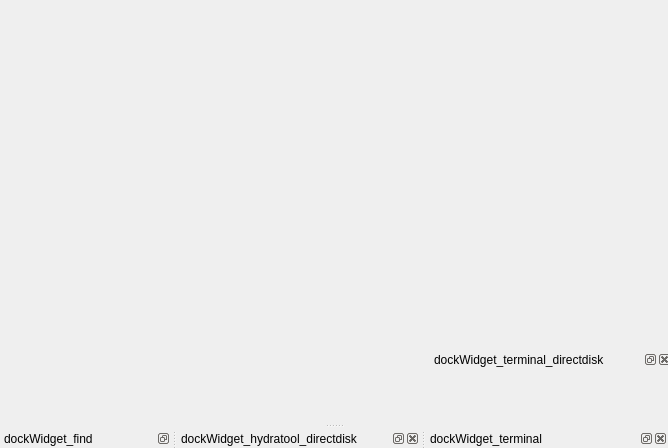
<?xml version="1.0" encoding="UTF-8"?>
<ui version="4.0">
 <class>MainWindow</class>
 <widget class="QMainWindow" name="MainWindow">
  <property name="geometry">
   <rect>
    <x>0</x>
    <y>0</y>
    <width>668</width>
    <height>448</height>
   </rect>
  </property>
  <property name="windowTitle">
   <string>Trace Terminal</string>
  </property>
  <widget class="QWidget" name="centralWidget">
   <property name="mouseTracking">
    <bool>true</bool>
   </property>
   <property name="acceptDrops">
    <bool>true</bool>
   </property>
   <widget class="QDockWidget" name="dockWidget_terminal_directdisk">
    <property name="enabled">
     <bool>true</bool>
    </property>
    <property name="geometry">
     <rect>
      <x>430</x>
      <y>350</y>
      <width>242</width>
      <height>38</height>
     </rect>
    </property>
    <property name="features">
     <set>QDockWidget::AllDockWidgetFeatures</set>
    </property>
    <property name="windowTitle">
     <string>dockWidget_terminal_directdisk</string>
    </property>
    <widget class="QWidget" name="dockWidgetContents_directdisk_2"/>
   </widget>
  </widget>
  <widget class="QMenuBar" name="menuBar">
   <property name="enabled">
    <bool>false</bool>
   </property>
   <property name="geometry">
    <rect>
     <x>0</x>
     <y>0</y>
     <width>668</width>
     <height>21</height>
    </rect>
   </property>
  </widget>
  <widget class="QDockWidget" name="dockWidget_find">
   <property name="enabled">
    <bool>true</bool>
   </property>
   <property name="toolTip">
    <string>Filter RegEx Search Results</string>
   </property>
   <property name="floating">
    <bool>false</bool>
   </property>
   <property name="features">
    <set>QDockWidget::DockWidgetFloatable|QDockWidget::DockWidgetMovable</set>
   </property>
   <property name="windowTitle">
    <string>dockWidget_find</string>
   </property>
   <attribute name="dockWidgetArea">
    <number>8</number>
   </attribute>
   <widget class="QWidget" name="dockWidgetContents_find"/>
  </widget>
  <widget class="QDockWidget" name="dockWidget_hydratool_directdisk">
   <property name="enabled">
    <bool>true</bool>
   </property>
   <property name="features">
    <set>QDockWidget::AllDockWidgetFeatures</set>
   </property>
   <property name="windowTitle">
    <string>dockWidget_hydratool_directdisk</string>
   </property>
   <attribute name="dockWidgetArea">
    <number>8</number>
   </attribute>
   <widget class="QWidget" name="dockWidgetContents_directdisk"/>
  </widget>
  <widget class="QDockWidget" name="dockWidget_terminal">
   <property name="enabled">
    <bool>true</bool>
   </property>
   <property name="autoFillBackground">
    <bool>false</bool>
   </property>
   <property name="features">
    <set>QDockWidget::AllDockWidgetFeatures</set>
   </property>
   <property name="allowedAreas">
    <set>Qt::AllDockWidgetAreas</set>
   </property>
   <property name="windowTitle">
    <string>dockWidget_terminal</string>
   </property>
   <attribute name="dockWidgetArea">
    <number>8</number>
   </attribute>
   <widget class="QWidget" name="dockWidgetContents_terminal"/>
  </widget>
  <action name="actionExit">
   <property name="text">
    <string>Exit</string>
   </property>
  </action>
 </widget>
 <layoutdefault spacing="6" margin="11"/>
 <resources/>
 <connections/>
</ui>
